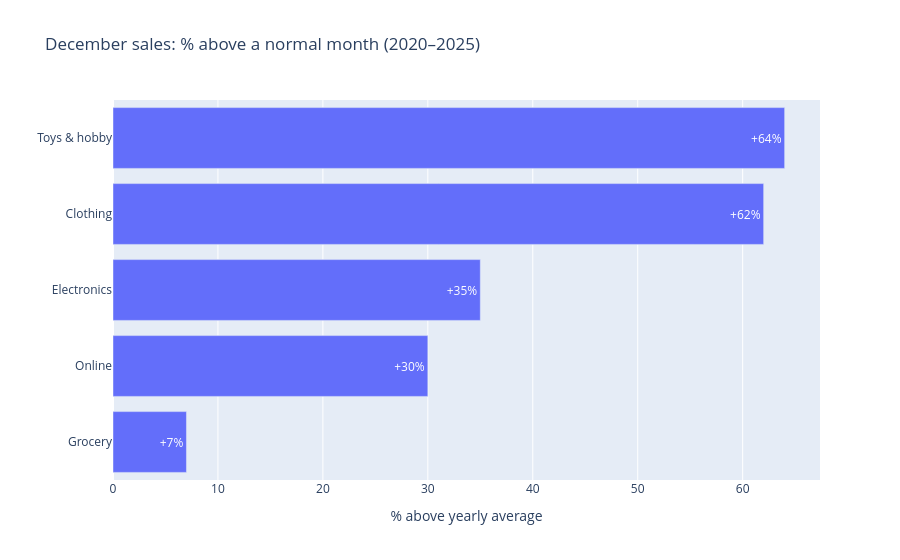

The notebook cell this image was saved under:
### Code cell
dec_avg["pct_above_normal"] = ((dec_avg["seasonal_index"] - 1) * 100).round(0)
fig = px.bar(dec_avg, x="pct_above_normal", y="category", orientation="h",
             text="pct_above_normal",
             title="December sales: % above a normal month (2020–2025)",
             labels={"pct_above_normal": "% above yearly average", "category": ""})
fig.update_traces(texttemplate="+%{text}%")
fig.show()

### Figure 1 — Plotly figure (JSON) as saved in the notebook; plotly's stock layout.template omitted (floating-point values rounded to 4 significant figures)
{"data": [{"hovertemplate": "% above yearly average=%{text}<br>=%{y}<extra></extra>", "legendgroup": "", "marker": {"color": "#636efa", "pattern": {"shape": ""}}, "name": "", "orientation": "h", "showlegend": false, "text": [7.0, 30.0, 35.0, 62.0, 64.0], "textposition": "auto", "texttemplate": "+%{text}%", "type": "bar", "x": [7.0, 30.0, 35.0, 62.0, 64.0], "xaxis": "x", "y": ["Grocery", "Online", "Electronics", "Clothing", "Toys & hobby"], "yaxis": "y"}], "layout": {"barmode": "relative", "legend": {"tracegroupgap": 0}, "title": {"text": "December sales: % above a normal month (2020–2025)"}, "xaxis": {"anchor": "y", "domain": [0, 1], "title": {"text": "% above yearly average"}}, "yaxis": {"anchor": "x", "domain": [0, 1], "title": {"text": ""}}}}
